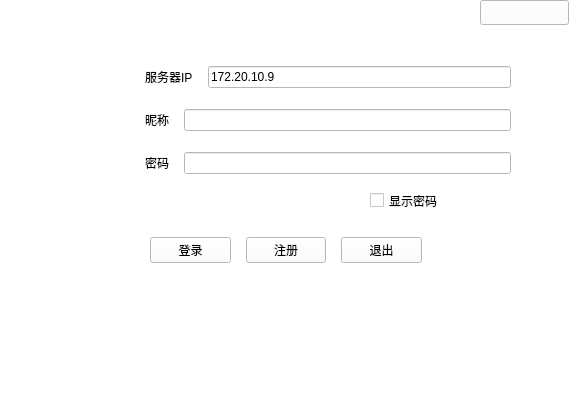
<?xml version="1.0" encoding="UTF-8"?>
<ui version="4.0">
 <class>login</class>
 <widget class="QMainWindow" name="login">
  <property name="geometry">
   <rect>
    <x>0</x>
    <y>0</y>
    <width>570</width>
    <height>395</height>
   </rect>
  </property>
  <property name="maximumSize">
   <size>
    <width>570</width>
    <height>395</height>
   </size>
  </property>
  <property name="windowTitle">
   <string>MainWindow</string>
  </property>
  <property name="styleSheet">
   <string notr="true">background-color: rgb(255, 255, 255);
background-image: url(:/images/cat.jpg);</string>
  </property>
  <widget class="QWidget" name="zhhao">
   <property name="maximumSize">
    <size>
     <width>570</width>
     <height>395</height>
    </size>
   </property>
   <widget class="QWidget" name="layoutWidget">
    <property name="geometry">
     <rect>
      <x>150</x>
      <y>230</y>
      <width>272</width>
      <height>41</height>
     </rect>
    </property>
    <layout class="QHBoxLayout" name="behind">
     <property name="spacing">
      <number>15</number>
     </property>
     <item>
      <widget class="QPushButton" name="loginbth">
       <property name="text">
        <string>登录</string>
       </property>
      </widget>
     </item>
     <item>
      <widget class="QPushButton" name="regbtn">
       <property name="text">
        <string>注册</string>
       </property>
      </widget>
     </item>
     <item>
      <widget class="QPushButton" name="exitbtn">
       <property name="text">
        <string>退出</string>
       </property>
      </widget>
     </item>
    </layout>
   </widget>
   <widget class="QCheckBox" name="checkBox">
    <property name="geometry">
     <rect>
      <x>370</x>
      <y>190</y>
      <width>151</width>
      <height>21</height>
     </rect>
    </property>
    <property name="text">
     <string>显示密码</string>
    </property>
   </widget>
   <widget class="QWidget" name="layoutWidget">
    <property name="geometry">
     <rect>
      <x>40</x>
      <y>60</y>
      <width>471</width>
      <height>121</height>
     </rect>
    </property>
    <layout class="QHBoxLayout" name="horizontalLayout_3">
     <property name="spacing">
      <number>15</number>
     </property>
     <item>
      <widget class="QLabel" name="labelUserHead">
       <property name="minimumSize">
        <size>
         <width>90</width>
         <height>90</height>
        </size>
       </property>
       <property name="maximumSize">
        <size>
         <width>90</width>
         <height>90</height>
        </size>
       </property>
       <property name="styleSheet">
        <string notr="true">image: url(:/images/a (11).jpeg);</string>
       </property>
       <property name="text">
        <string/>
       </property>
       <property name="alignment">
        <set>Qt::AlignCenter</set>
       </property>
      </widget>
     </item>
     <item>
      <layout class="QVBoxLayout" name="verticalLayout">
       <item>
        <layout class="QHBoxLayout" name="horizontalLayout_4">
         <item>
          <widget class="QLabel" name="label">
           <property name="text">
            <string>服务器IP</string>
           </property>
          </widget>
         </item>
         <item>
          <widget class="QLineEdit" name="iptxt">
           <property name="text">
            <string>172.20.10.9</string>
           </property>
          </widget>
         </item>
        </layout>
       </item>
       <item>
        <layout class="QHBoxLayout" name="horizontalLayout">
         <item>
          <widget class="QLabel" name="namel">
           <property name="text">
            <string>昵称</string>
           </property>
          </widget>
         </item>
         <item>
          <widget class="QLineEdit" name="nametxt">
           <property name="styleSheet">
            <string notr="true"/>
           </property>
          </widget>
         </item>
        </layout>
       </item>
       <item>
        <layout class="QHBoxLayout" name="horizontalLayout_2">
         <item>
          <widget class="QLabel" name="pwdl">
           <property name="text">
            <string>密码</string>
           </property>
          </widget>
         </item>
         <item>
          <widget class="QLineEdit" name="pwdtxt"/>
         </item>
        </layout>
       </item>
      </layout>
     </item>
    </layout>
   </widget>
   <widget class="QPushButton" name="jump">
    <property name="geometry">
     <rect>
      <x>480</x>
      <y>0</y>
      <width>89</width>
      <height>25</height>
     </rect>
    </property>
    <property name="text">
     <string/>
    </property>
   </widget>
  </widget>
  <widget class="QStatusBar" name="statusbar"/>
  <widget class="QMenuBar" name="menubar">
   <property name="geometry">
    <rect>
     <x>0</x>
     <y>0</y>
     <width>570</width>
     <height>28</height>
    </rect>
   </property>
  </widget>
 </widget>
 <resources/>
 <connections/>
</ui>
